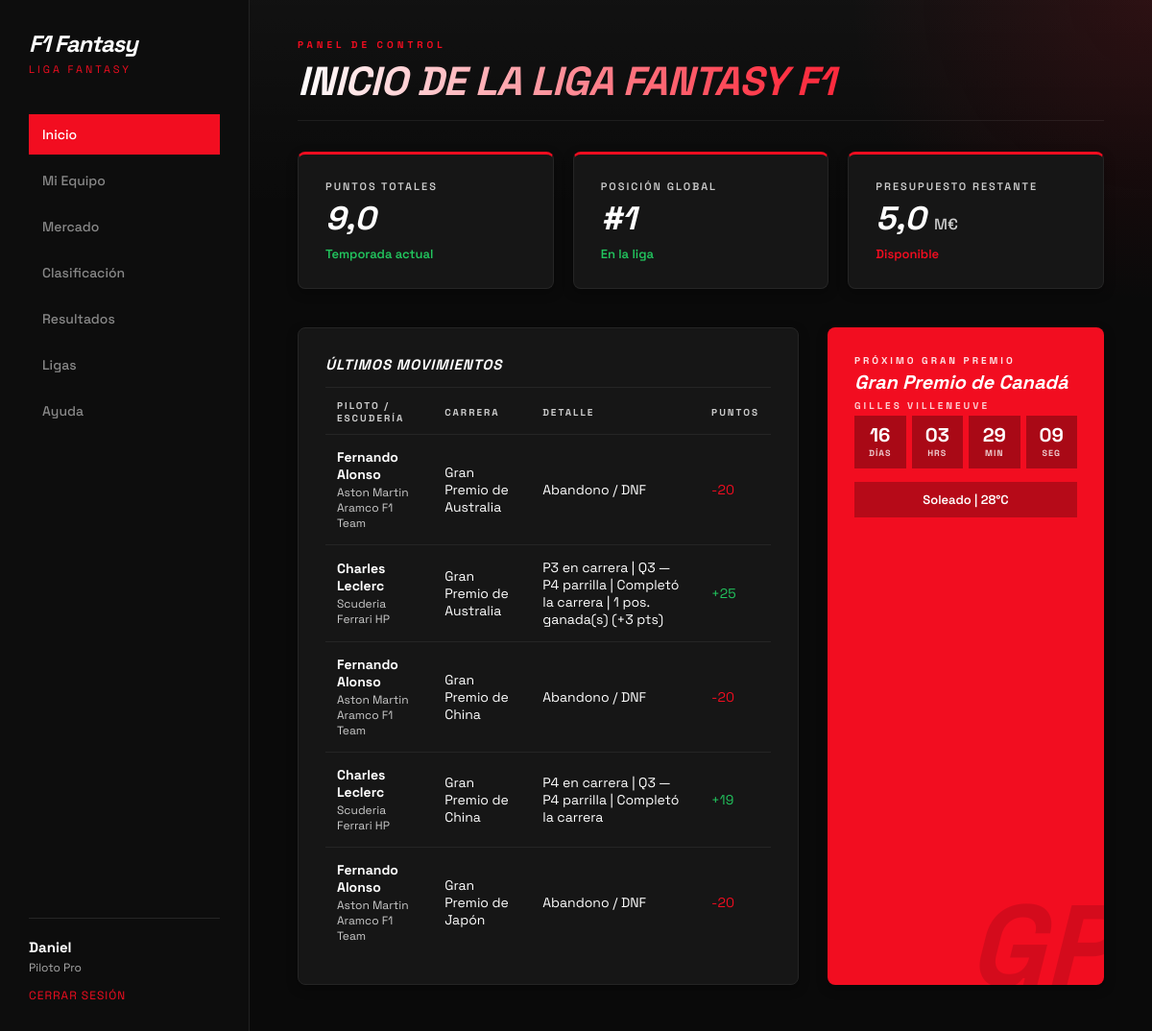
/index.php (signed in), run on the app's committed database.
### tables this page shows
CREATE TABLE `puntos_fantasy` (
  `id_punto` int NOT NULL,
  `id_equipo` int NOT NULL,
  `id_piloto` int NOT NULL,
  `id_carrera` int NOT NULL,
  `puntos` int NOT NULL,
  `detalle` varchar(255) DEFAULT NULL,
  `es_capitan` tinyint(1) DEFAULT '0' COMMENT '1 si era capitán (puntos ya duplicados)',
  `puntos_base` int DEFAULT '0' COMMENT 'Puntos antes de x2',
  `es_escuderia` tinyint(1) DEFAULT '0' COMMENT 'Reservado (no usado)'
);

CREATE TABLE `pilotos` (
  `id_piloto` int NOT NULL,
  `nombre` varchar(100) NOT NULL,
  `numero` int NOT NULL,
  `nacionalidad` varchar(50) DEFAULT NULL,
  `id_escuderia` int NOT NULL,
  `precio` int NOT NULL,
  `precio_inicial` int NOT NULL DEFAULT '0' COMMENT 'Precio al inicio de temporada, no cambia',
  `precio_anterior` int NOT NULL DEFAULT '0' COMMENT 'Precio antes de la última actualización',
  `imagen_url` varchar(255) DEFAULT NULL
);

CREATE TABLE `escuderias` (
  `id_escuderia` int NOT NULL,
  `nombre` varchar(100) NOT NULL,
  `precio_base` int NOT NULL,
  `logo_url` varchar(255) DEFAULT NULL
);

CREATE TABLE `carreras` (
  `id_carrera` int NOT NULL,
  `id_temporada` int NOT NULL,
  `numero_carrera` int NOT NULL,
  `nombre` varchar(100) NOT NULL,
  `circuito` varchar(100) NOT NULL,
  `fecha` date NOT NULL
);

### public/index.php (the view, shortened to what this page needs)
<?php
$pdo       = getDB();
$idUsuario = (int) $_SESSION['id_usuario'];
$stmtEq = $pdo->prepare("
    SELECT ef.presupuesto, COALESCE(SUM(pf.puntos), 0) AS puntos_totales
    FROM equipos_fantasy ef
    LEFT JOIN puntos_fantasy pf ON pf.id_equipo = ef.id_equipo
    WHERE ef.id_usuario = ?
    GROUP BY ef.id_equipo, ef.presupuesto LIMIT 1
");
$stmtEq->execute([$idUsuario]);
$stats = $stmtEq->fetch();
$puntos      = $stats ? number_format($stats['puntos_totales'], 1, ',', '.') : '0';
$presupuesto = $stats ? number_format($stats['presupuesto'] / 1000000, 1, ',', '.') : '100,0';
$stmtPos = $pdo->query("
    SELECT ef.id_equipo, COALESCE(SUM(pf.puntos), 0) AS total
    FROM equipos_fantasy ef
    LEFT JOIN puntos_fantasy pf ON pf.id_equipo = ef.id_equipo
    GROUP BY ef.id_equipo ORDER BY total DESC
");
$ranking    = $stmtPos->fetchAll();
$posicion   = '—';
$stmtMiEq   = $pdo->prepare("SELECT id_equipo FROM equipos_fantasy WHERE id_usuario = ? LIMIT 1");
$stmtMiEq->execute([$idUsuario]);
$miIdEquipo = $stmtMiEq->fetchColumn();
foreach ($ranking as $i => $r) {
    if ((int)$r['id_equipo'] === (int)$miIdEquipo) { $posicion = '#' . ($i + 1); break; }
}
$stmtGP = $pdo->query("SELECT nombre, circuito, fecha FROM carreras WHERE fecha >= CURDATE() ORDER BY fecha ASC LIMIT 1");
$proximoGP = $stmtGP->fetch();
if ($proximoGP) {
    $nombreGP   = htmlspecialchars($proximoGP['nombre']);
    $circuitoGP = htmlspecialchars($proximoGP['circuito']);
    $tsGP       = strtotime($proximoGP['fecha'] . ' 14:00:00');
}
$stmtMov = $pdo->query("
    SELECT p.nombre AS piloto, e.nombre AS escuderia, pf.puntos, pf.detalle, c.nombre AS carrera
    FROM puntos_fantasy pf
    JOIN pilotos p ON p.id_piloto = pf.id_piloto
    JOIN escuderias e ON e.id_escuderia = p.id_escuderia
    JOIN carreras c ON c.id_carrera = pf.id_carrera
    ORDER BY pf.id_punto DESC LIMIT 5
");
$movimientos = $stmtMov->fetchAll();
include __DIR__ . '/../private/header.php';
?>
<div class="encabezado">
    <p class="panel">Panel de Control</p>
    <h2>INICIO DE LA LIGA FANTASY F1</h2>
</div>
<div class="tarjetas">
    <div class="tarjeta">
        <p>Puntos Totales</p>
        <h3><?= $puntos ?></h3>
        <span class="positivo">Temporada actual</span>
    </div>
    <div class="tarjeta">
        <p>Posición Global</p>
        <h3><?= $posicion ?></h3>
        <span class="positivo">En la liga</span>
    </div>
    <div class="tarjeta">
        <p>Presupuesto Restante</p>
        <h3><?= $presupuesto ?> <small>M€</small></h3>
        <span class="negativo">Disponible</span>
    </div>
</div>
<div class="contenido">
    <div class="movimientos">
        <h3>Últimos Movimientos</h3>
        <table>
            <thead>
                <tr>
                    <th>Piloto / Escudería</th>
                    <th>Carrera</th>
                    <th>Detalle</th>
                    <th>Puntos</th>
                </tr>
            </thead>
            <tbody>
            <?php if (!empty($movimientos)): ?>
                <?php foreach ($movimientos as $mov): ?>
                <tr>
                    <td>
                        <strong><?= htmlspecialchars($mov['piloto']) ?></strong><br>
                        <span><?= htmlspecialchars($mov['escuderia']) ?></span>
                    </td>
                    <td><?= htmlspecialchars($mov['carrera']) ?></td>
                    <td><?= htmlspecialchars($mov['detalle'] ?? '—') ?></td>
                    <td class="<?= $mov['puntos'] >= 0 ? 'verde' : 'texto-rojo' ?>">
                        <?= $mov['puntos'] >= 0 ? '+' : '' ?><?= $mov['puntos'] ?>
                    </td>
                </tr>
                <?php endforeach; ?>
            <?php endif; ?>
            </tbody>
        </table>
    </div>
    <div class="gran-premio">
        <div class="gp-contenido">
            <p>Próximo Gran Premio</p>
            <h3><?= $nombreGP ?></h3>
            <p class="gp-circuito"><?= $circuitoGP ?></p>
            <?php if ($tsGP && $tsGP > time()): ?>
            <div class="contador" id="countdown-index" data-ts="<?= $tsGP ?>">
                <div><span id="cd-dias">00</span><small>Días</small></div>
                <div><span id="cd-horas">00</span><small>Hrs</small></div>
                <div><span id="cd-min">00</span><small>Min</small></div>
                <div><span id="cd-seg">00</span><small>Seg</small></div>
            </div>
            <?php endif; ?>
            <div class="clima"><?= icono('sol', 'icono-inline', 14) ?> Soleado | 28°C</div>
        </div>
    </div>
</div>
<?php include __DIR__ . '/../private/footer.php'; ?>

### private/header.php (shortened to what this page needs)
<!DOCTYPE html>
<html lang="es">
<head>
    <link rel="stylesheet" href="../css/style.css?v=<?= filemtime(__DIR__ . '/../css/style.css') ?>">
</head>
<body>
<div class="contenedor">
    <aside class="barra-lateral">
        <div class="logo">
            <h1>F1 Fantasy</h1>
            <p>Liga Fantasy</p>
        </div>
        <nav class="menu">
            <a href="../public/index.php"         class="<?= basename($_SERVER['PHP_SELF']) === 'index.php'         ? 'activo' : '' ?>">
                <?= icono('inicio', 'menu-icono') ?> Inicio
            </a>
            <a href="../public/equipo.php"         class="<?= basename($_SERVER['PHP_SELF']) === 'equipo.php'        ? 'activo' : '' ?>">
                <?= icono('equipo', 'menu-icono') ?> Mi Equipo
            </a>
            <a href="../public/mercado.php"        class="<?= basename($_SERVER['PHP_SELF']) === 'mercado.php'       ? 'activo' : '' ?>">
                <?= icono('mercado', 'menu-icono') ?> Mercado
            </a>
            <a href="../public/clasificacion.php"  class="<?= basename($_SERVER['PHP_SELF']) === 'clasificacion.php' ? 'activo' : '' ?>">
                <?= icono('clasificacion', 'menu-icono') ?> Clasificación
            </a>
            <a href="../public/resultados.php"     class="<?= basename($_SERVER['PHP_SELF']) === 'resultados.php'    ? 'activo' : '' ?>">
                <?= icono('resultados', 'menu-icono') ?> Resultados
            </a>
            <a href="../public/ligas.php"          class="<?= basename($_SERVER['PHP_SELF']) === 'ligas.php'         ? 'activo' : '' ?>">
                <?= icono('trofeo', 'menu-icono') ?> Ligas
            </a>
            <a href="../public/ayuda.php"          class="<?= basename($_SERVER['PHP_SELF']) === 'ayuda.php'         ? 'activo' : '' ?>">
                <?= icono('ayuda', 'menu-icono') ?> Ayuda
            </a>
        </nav>
        <div class="usuario">
            <p class="nombre-usuario"><?= htmlspecialchars($_SESSION['nombre'] ?? 'Usuario') ?></p>
            <span>Piloto Pro</span><br>
            <a href="../public/logout.php" class="btn-logout">
                <?= icono('logout', 'menu-icono', 14) ?> Cerrar sesión
            </a>
        </div>
    </aside>
    <main class="principal">

### private/footer.php
    </main>
</div>
</body>
</html>

### data on the page
puntos_fantasy: id_piloto.nombre "Fernando Alonso", escuderias.nombre "Aston Martin Aramco F1 Team", id_carrera.nombre "Gran Premio de Australia", detalle "Abandono / DNF", puntos "-20"
puntos_fantasy: id_piloto.nombre "Charles Leclerc", escuderias.nombre "Scuderia Ferrari HP", id_carrera.nombre "Gran Premio de Australia", detalle "P3 en carrera | Q3 — P4 parrilla | Completó la carrera | 1 pos. ganada(s) (+3 pts)", puntos "25"
puntos_fantasy: id_piloto.nombre "Fernando Alonso", escuderias.nombre "Aston Martin Aramco F1 Team", id_carrera.nombre "Gran Premio de China", detalle "Abandono / DNF", puntos "-20"
puntos_fantasy: id_piloto.nombre "Charles Leclerc", escuderias.nombre "Scuderia Ferrari HP", id_carrera.nombre "Gran Premio de China", detalle "P4 en carrera | Q3 — P4 parrilla | Completó la carrera", puntos "19"
puntos_fantasy: id_piloto.nombre "Fernando Alonso", escuderias.nombre "Aston Martin Aramco F1 Team", id_carrera.nombre "Gran Premio de Japón", detalle "Abandono / DNF", puntos "-20"
carreras: nombre "Gran Premio de Canadá", circuito "GILLES VILLENEUVE"

### other printed values
$_SESSION['nombre'] "Daniel"
$puntos "9,0"
$posicion "#1"
$presupuesto "5,0"
